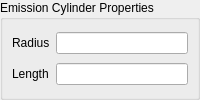
<?xml version="1.0" encoding="UTF-8"?>
<ui version="4.0">
 <class>EmissionPanelCylinder</class>
 <widget class="QWidget" name="EmissionPanelCylinder">
  <layout class="QVBoxLayout" name="rootLayout">
   <property name="leftMargin"><number>0</number></property>
   <property name="topMargin"><number>0</number></property>
   <property name="rightMargin"><number>0</number></property>
   <property name="bottomMargin"><number>0</number></property>
   <item>
    <widget class="QGroupBox" name="EmissionProperties">
     <property name="title">
      <string>Emission Cylinder Properties</string>
     </property>
     <layout class="QGridLayout" name="boxLayout">
      <item row="0" column="0">
       <widget class="QLabel" name="labelRadius"><property name="text"><string>Radius</string></property></widget>
      </item>
      <item row="0" column="1">
       <widget class="QLineEdit" name="CylRadius"/>
      </item>
      <item row="1" column="0">
       <widget class="QLabel" name="labelLength"><property name="text"><string>Length</string></property></widget>
      </item>
      <item row="1" column="1">
       <widget class="QLineEdit" name="CylLength"/>
      </item>
     </layout>
    </widget>
   </item>
  </layout>
 </widget>
 <resources/>
 <connections/>
</ui>
